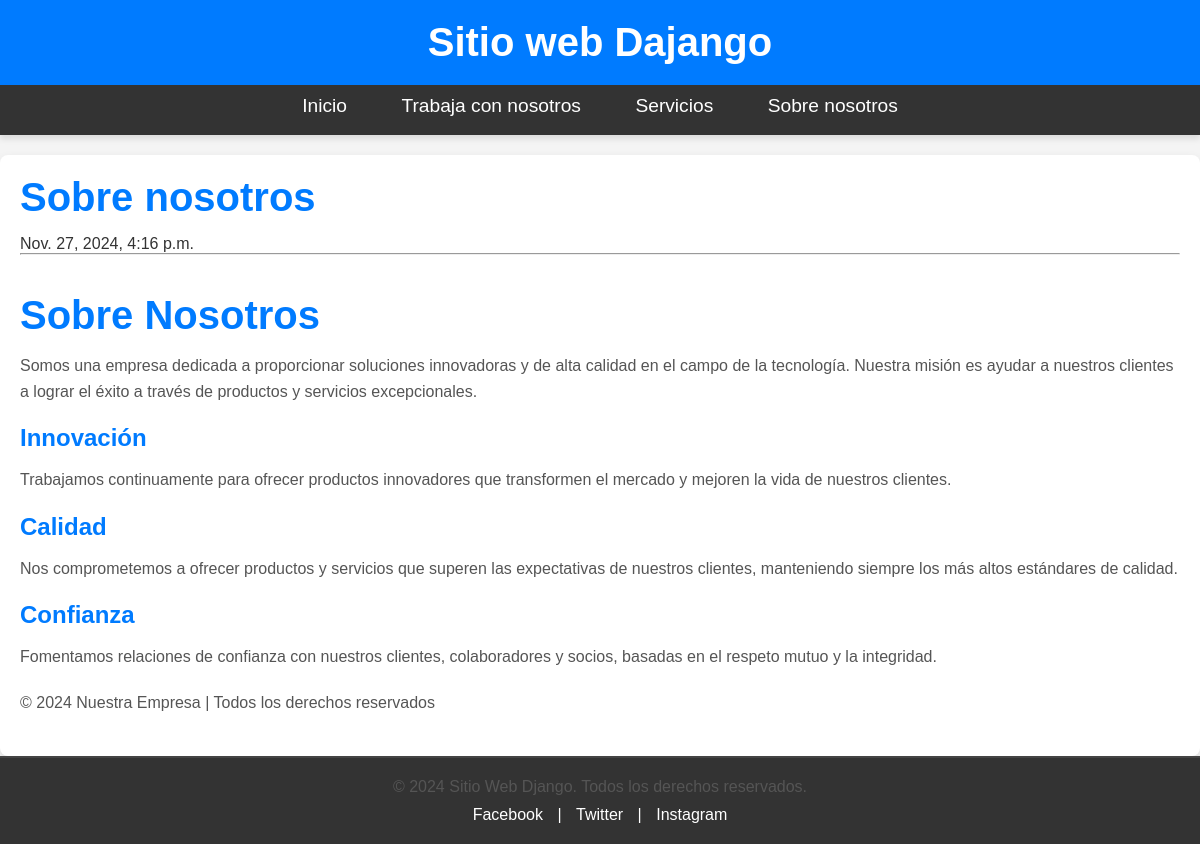
Page /pagina/sobre-nosotros/ on the earlier database version.
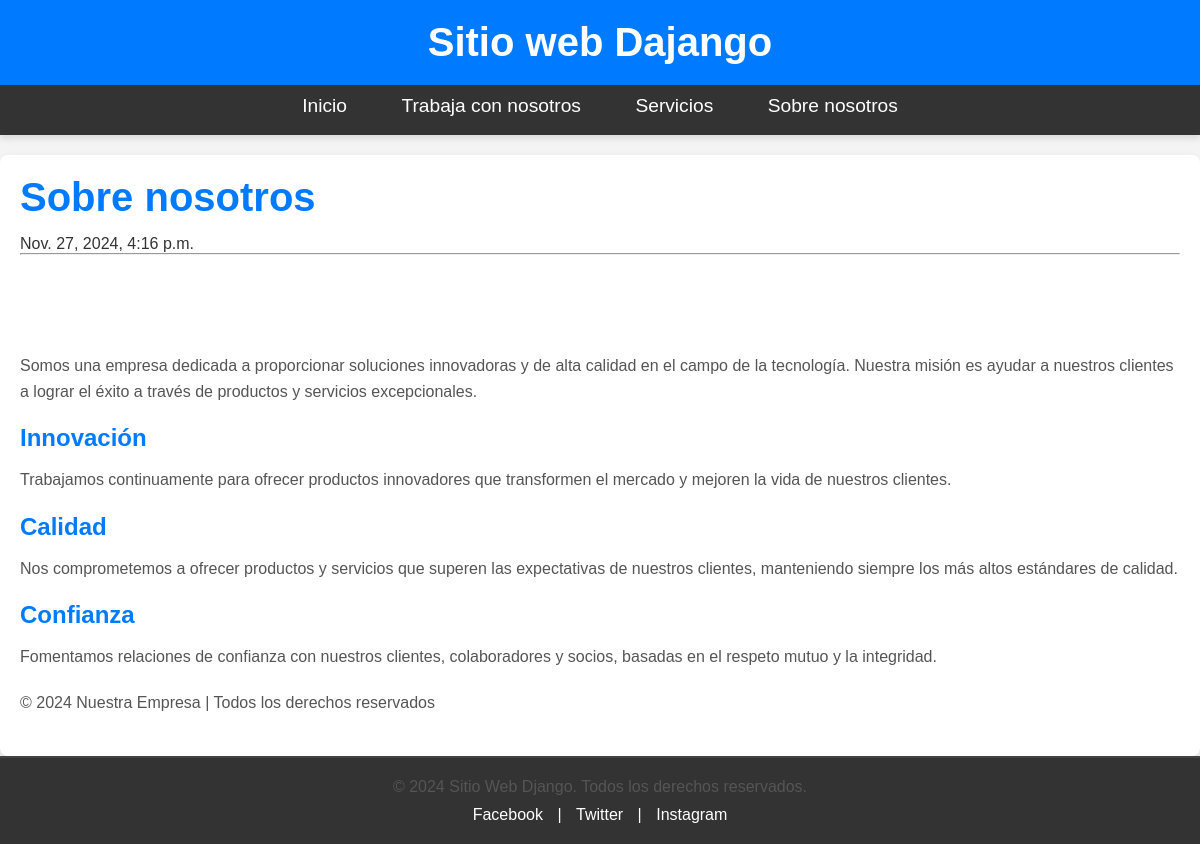
Same page on the later database version.
### pages/models.py (models this page shows, shortened)
class Page(models.Model):
    title = models.CharField(max_length=50, verbose_name='Titulo')
    content = RichTextField(verbose_name='Contenido')
    slug =  models.CharField(unique=True, max_length=150, verbose_name='URL Amigable')
    order = models.IntegerField(default=0, verbose_name='Orden')
    is_nav = models.BooleanField(default=False, verbose_name='En Navegacion')
    visible = models.BooleanField(verbose_name='Visible')
    created_at = models.DateTimeField(auto_now_add=True)
    updated_at = models.DateTimeField(auto_now=True)
    class Meta:
        verbose_name = 'Pagina'
        verbose_name_plural = 'Paginas'

### pages/views.py (the view)
# urls.py: path('pagina/<str:slug>/', pages_views.page, name="pagina"),
def page(request, slug):
    try:
        page = Page.objects.get(slug=slug, visible=True)
        return render(request, 'pages/page.html', {
            "page": page,
        })
    except Page.DoesNotExist:
        return render(request, 'pages/404.html', status=404)

### pages/context_processors.py (called while the page is built)
def get_pages(request):
    pages = Page.objects.filter(visible=True, is_nav=True).values_list('id', 'title', 'slug').order_by('order')
    return {
        'pages': pages
    }

### pages/templates/pages/page.html (shortened to what this page needs)
{% extends 'layouts/layout.html' %}
{% block content %}
    <h1>{{ page.title }}</h1>
    <span>{{ page.created_at }}</span>
    <hr>
    <br>
    <p>{{ page.content|safe }}</p>
{% endblock content %}

### mainapp/templates/layouts/layout.html (shortened to what this page needs)
<!DOCTYPE html>
<html>
    <head>
        {% load static %}
        <link rel="stylesheet" href="{% static 'css/styles.css' %}" />
    </head>
    <body>
        <header>
            <h1>Sitio web Dajango</h1>
        </header>
        <nav>
            <ul>
                <li>
                    <a href="{% url 'index' %}">Inicio</a>
                </li>
                {% for page in pages %}
                    <li>
                        <a href="{% url 'pagina' slug=page.2 %}">{{ page.1 }}</a>
                    </li>
                {% endfor %}
            </ul>
        </nav>
        <div id="content">
            {% block content %}{% endblock content %}
        </div>
        <footer id="footer">
            <div class="footer-content">
                <p>&copy; 2024 Sitio Web Django. Todos los derechos reservados.</p>
                <div class="social-media">
                    <a href="#" target="_blank" title="Facebook">Facebook</a> |
                    <a href="#" target="_blank" title="Twitter">Twitter</a> |
                    <a href="#" target="_blank" title="Instagram">Instagram</a>
                </div>
            </div>
        </footer>
    </body>
</html>

### mainapp/static/css/styles.css (style rules this page uses)
*, *::before, *::after { margin: 0; padding: 0; box-sizing: border-box; }
body { font-family: 'Arial', sans-serif; margin: 0; padding: 0; background-color: #f4f4f4; color: #333; }
header { background-color: #007bff; color: white; padding: 20px; text-align: center; }
header h1 { margin: 0; font-size: 2.5em; }
nav { background-color: #333; padding: 10px 0; }
nav ul { list-style: none; margin: 0; padding: 0; text-align: center; }
nav ul li { display: inline-block; margin-right: 20px; }
nav ul li:last-child { margin-right: 0; }
nav ul li a { color: white; text-decoration: none; font-size: 1.2em; padding: 8px 15px; transition: background-color 0.3s ease; }
header, nav { box-shadow: 0 4px 6px rgba(0, 0, 0, 0.1); }
p { margin-bottom: 1em; color: #555; }
ul, ol { margin-left: 1.5em; margin-bottom: 1em; }
li { margin-bottom: 0.5em; }
a { color: #007bff; text-decoration: none; }
header h1 { font-size: 2.5em; }
#content { background-color: #ffffff; color: #333333; padding: 20px; margin-top: 20px; border-radius: 8px; box-shadow: 0px 4px 10px rgba(0, 0, 0, 0.1); max-width: 1200px; margin-left: auto; margin-right: auto; }
#content h1, #content h2, #content h3 { color: #007bff; font-family: 'Arial', sans-serif; margin-bottom: 15px; }
#content h1 { font-size: 2.5em; }
#content h3 { font-size: 1.5em; }
#content p { line-height: 1.6; margin-bottom: 20px; font-size: 16px; }
#footer { background-color: #333; color: white; padding: 20px 0; text-align: center; position: relative; bottom: 0; width: 100%; }
#footer .footer-content { max-width: 1200px; margin: 0 auto; padding: 0 20px; }
#footer p { font-size: 1em; margin-bottom: 10px; }
#footer .social-media a { color: white; text-decoration: none; padding: 0 10px; }
#footer { border-top: 2px solid #444; }

Differences in the rows shown:
changed Page "Sobre nosotros": content "Sobre Nosotros Somos una empresa dedicada…" → "Somos una empresa dedicada…"
